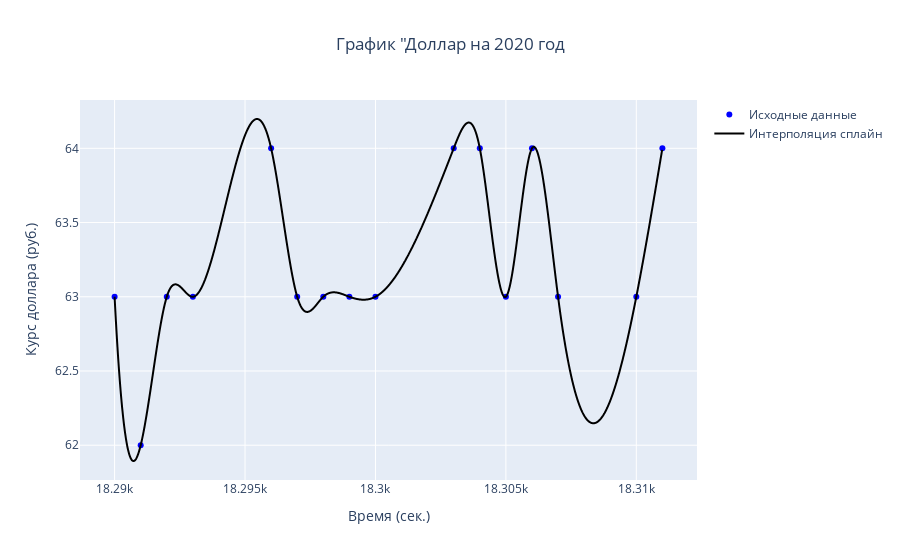

The notebook cell this image was saved under:
### Code cell
#Кубический сплайн

#усредняем У для одинаковых Х
#df_main = df.groupby('battery_power')['clock_speed'].mean().reset_index()
x = df.Days[15:31].to_numpy()
y = df.Dollar[15:31].to_numpy()
#выбор данных для интерполяции

#Интерполяция Лангранжа
x_inter_lan = np.arange(min(x), max(x), 0.01)
poly = CubicSpline(x,y)  #кубический сплайн(более точная)
y_inter_lan = poly(x_inter_lan)

fig = go.Figure()

#точки
fig.add_trace(go.Scatter(
    x = x,
    y = y,
    mode = 'markers',
    name = 'Исходные данные',
    marker=dict(color = 'blue', symbol = 'circle'))
)

# Лангранжа
fig.add_trace(go.Scatter(
    x = x_inter_lan,
    y = y_inter_lan,
    mode = 'lines',
    name = 'Интерполяция сплайн',
    line = dict(color = 'black', shape = 'spline'))
)

fig.update_xaxes(title_text="Время (дн.)")
fig.update_yaxes(title_text="Курс доллара (руб.)")
fig.update_layout(title_text='График "Доллар на 2020 год', title_x =0.5)
fig.show()

### Figure 1 — Plotly figure (JSON) as saved in the notebook; plotly's stock layout.template omitted (floating-point values rounded to 4 significant figures; data arrays with more than 128 entries replaced by an {"elided": "..."} marker saying what was removed)
{"data": [{"marker": {"color": "blue", "symbol": "circle"}, "mode": "markers", "name": "Исходные данные", "type": "scatter", "x": [18290, 18291, 18292, 18293, 18296, 18297, 18298, 18299, 18300, 18303, 18304, 18305, 18306, 18307, 18310, 18311], "y": [63, 62, 63, 63, 64, 63, 63, 63, 63, 64, 64, 63, 64, 63, 63, 64]}, {"line": {"color": "black", "shape": "spline"}, "mode": "lines", "name": "Интерполяция сплайн", "type": "scatter", "x": {"elided": "2100 float values"}, "y": {"elided": "2100 float values"}}], "layout": {"title": {"text": "График \"Доллар на 2020 год", "x": 0.5}, "xaxis": {"title": {"text": "Время (сек.)"}}, "yaxis": {"title": {"text": "Курс доллара (руб.)"}}}}
